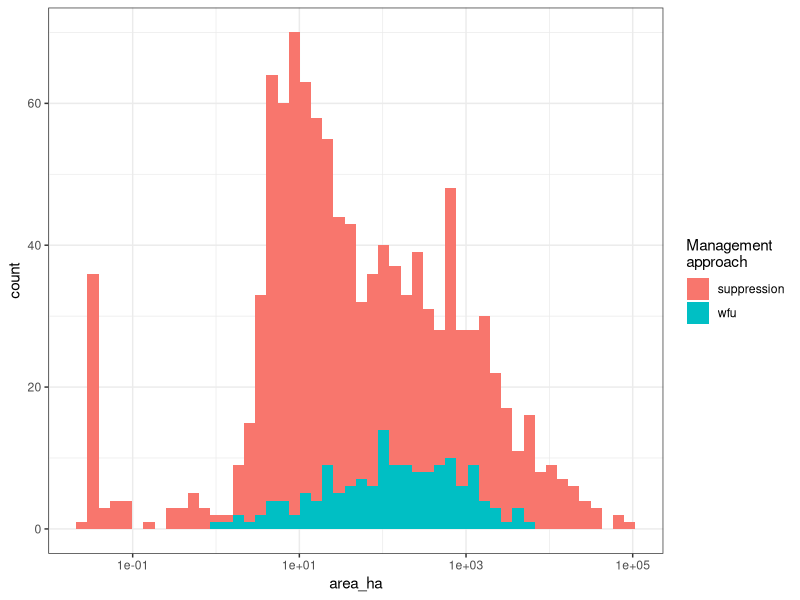
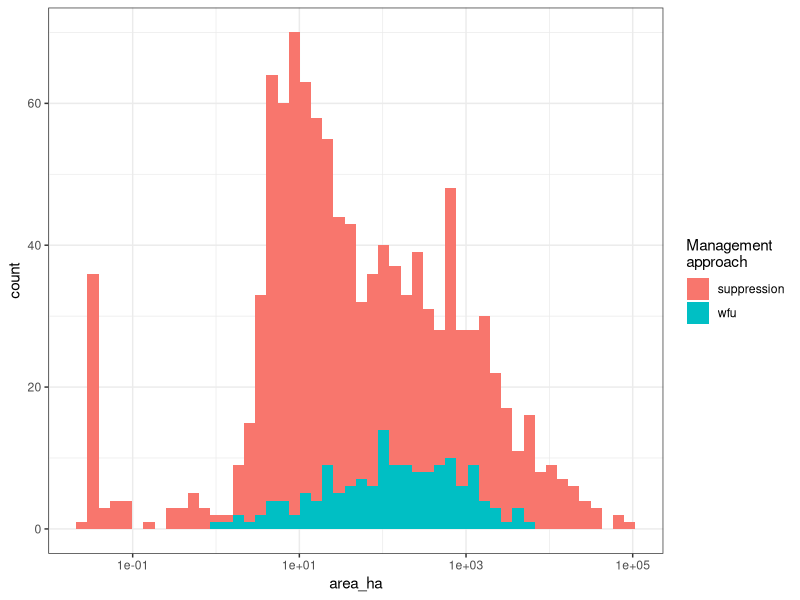

The R script that drew these images, in order:
# Purpose: generate a histogram of the fire size distribution grouped
# by management objective

# Load libraries
library(tidyverse)
library(sf)

# Read metadata file
md <- read_csv("data/data_raw/wildfire-severity_sierra-nevada-ca-usa_ypmc_1984-2017_fire-metadata.csv")

# Add labels in place of numeric categories for objective
md <-
  md %>% 
  dplyr::mutate(objective = ifelse(objective == 1, yes = "suppression", no = "wfu"))

# Quck summary
md %>% 
  group_by(objective) %>% 
  summarize(n = n(), 
            mean_area = mean(area_ha),
            min_area = min(area_ha), 
            max_area = max(area_ha))

ggplot(md %>% filter(!is.na(objective)), aes(x = area_ha, fill = as.factor(objective))) +
  geom_histogram(bins = 50) +
  scale_x_log10() +
  theme_bw() +
  labs(fill = "Management\napproach")

ggsave("figures/fire-size-histogram-by-management-objective.pdf")
